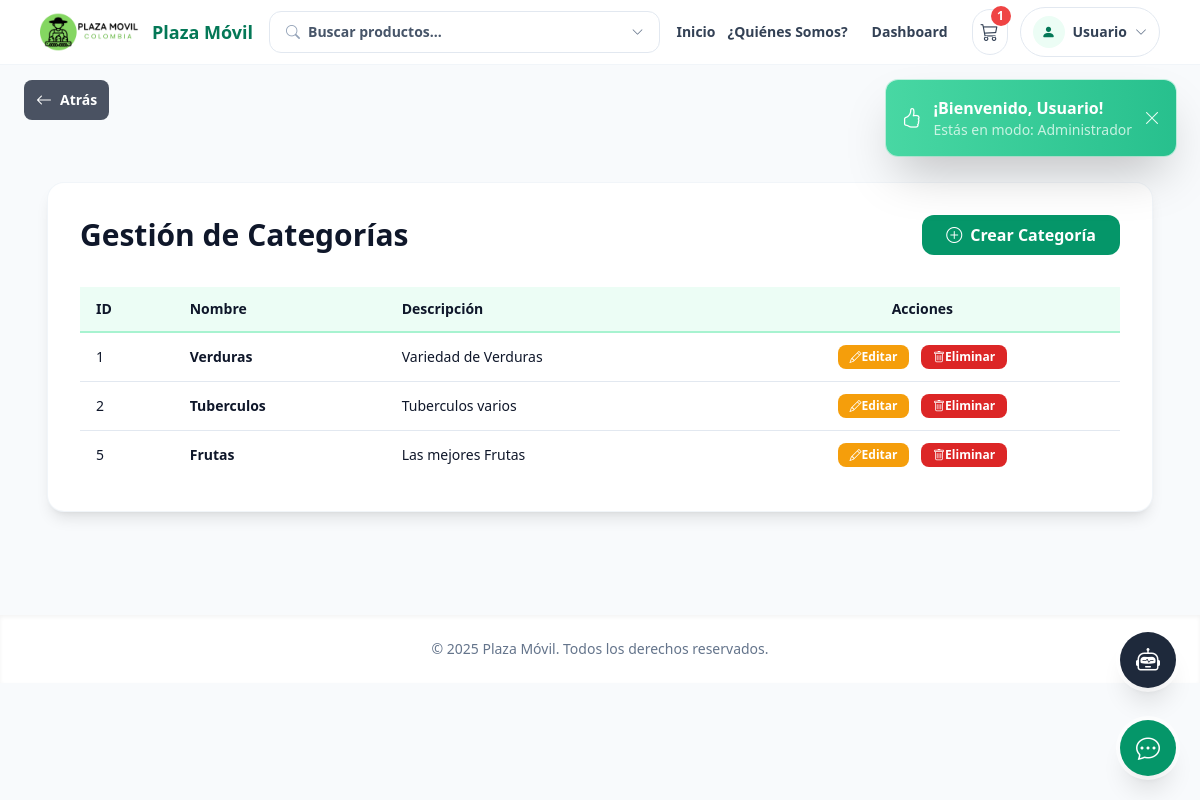
Screenshot of /view/gestion_categorias.php (signed in) with the database file from the repository.
### tables this page shows
CREATE TABLE `categoria` (
  `id_categoria` int(11) NOT NULL,
  `nombre` varchar(20) DEFAULT NULL,
  `descripcion` varchar(50) DEFAULT NULL
);

### model/categorias_model.php (called while the page is built, shortened)
<?php
class CategoriasModel
{
    private $pdo;
    public function __construct($pdo)
    {
        $this->pdo = $pdo;
    }
    public function obtenerCategorias(): array
    {
        $stmt = $this->pdo->query(
            "SELECT id_categoria, nombre, descripcion
             FROM categoria
             ORDER BY id_categoria ASC"
        );
        return $stmt->fetchAll(PDO::FETCH_ASSOC);
    }
}

### controller/gestion_categorias.php (called while the page is built, shortened)
<?php
require_once '../model/categorias_model.php';
require_once '../config/conexion.php';
class CategoriasController {
    private $model;
    public function __construct($pdo) {
        $this->model = new CategoriasModel($pdo);
    }
    public function index(): array {
        return $this->model->obtenerCategorias();
    }
}
$controller = new CategoriasController($pdo);
$categorias = $controller->index();

### view/gestion_categorias.php (the view, shortened to what this page needs)
<?php
require_once '../controller/gestion_categorias.php';
require_once '../model/categorias_model.php';
$model = new CategoriasModel($pdo);
$categorias = $model->obtenerCategorias();
?>
<!DOCTYPE html>
<html lang="es">
<head>
    <script src="https://cdn.tailwindcss.com"></script>
    <link rel="stylesheet" href="https://cdn.jsdelivr.net/npm/bootstrap-icons@1.11.3/font/bootstrap-icons.min.css">
</head>
<body class="bg-slate-50 text-slate-900">
    <?php include '../navbar.php'; ?>
    <div style="height:70px"></div>
    <div class="mx-auto max-w-6xl px-6 py-12">
        <div class="rounded-2xl bg-white shadow-lg ring-1 ring-slate-100 p-8">
            <div class="flex justify-between items-center mb-8">
                <h1 class="text-3xl font-bold text-slate-900">Gestión de Categorías</h1>
                <button type="button" onclick="document.getElementById('crearCategoriaModal').classList.remove('hidden')"
                        class="rounded-xl bg-emerald-600 text-white px-6 py-2 font-semibold hover:bg-emerald-500">
                    <i class="bi bi-plus-circle me-2"></i>Crear Categoría
                </button>
            </div>
            <div class="overflow-x-auto">
                <table class="w-full text-sm">
                    <thead class="bg-emerald-50 border-b-2 border-emerald-200">
                        <tr>
                            <th class="px-4 py-3 text-left font-semibold">ID</th>
                            <th class="px-4 py-3 text-left font-semibold">Nombre</th>
                            <th class="px-4 py-3 text-left font-semibold">Descripción</th>
                            <th class="px-4 py-3 text-center font-semibold">Acciones</th>
                        </tr>
                    </thead>
                    <tbody class="divide-y divide-slate-200">
                        <?php foreach ($categorias as $categoria): ?>
                            <tr class="hover:bg-slate-50">
                                <td class="px-4 py-3"><?= htmlspecialchars($categoria['id_categoria']); ?></td>
                                <td class="px-4 py-3 font-semibold"><?= !empty($categoria['nombre']) ? htmlspecialchars($categoria['nombre']) : '<span class="text-red-600">Sin nombre</span>'; ?></td>
                                <td class="px-4 py-3"><?= !empty($categoria['descripcion']) ? htmlspecialchars($categoria['descripcion']) : '<span class="text-slate-400 italic">Sin descripción</span>'; ?></td>
                                <td class="px-4 py-3 text-center space-x-2">
                                    <button type="button" onclick="document.getElementById('modalEditar<?= $categoria['id_categoria'] ?>').classList.remove('hidden')"
                                            class="rounded-lg bg-amber-500 text-white px-3 py-1 text-xs font-semibold hover:bg-amber-600">
                                        <i class="bi bi-pencil"></i>Editar
                                    </button>
                                    <form action="../controller/gestion_categorias.php" method="POST" class="inline">
                                        <button type="submit" class="rounded-lg bg-red-600 text-white px-3 py-1 text-xs font-semibold hover:bg-red-700" onclick="return confirm('¿Estás seguro?');">
                                            <i class="bi bi-trash"></i>Eliminar
                                        </button>
                                    </form>
                                </td>
                            </tr>
                        <?php endforeach; ?>
                    </tbody>
                </table>
            </div>
        </div>
    </div>
    <footer class="mt-14 bg-white py-6 text-center text-sm text-slate-500 shadow-inner">
        &copy; 2025 Plaza Móvil. Todos los derechos reservados.
    </footer>
</body>
</html>

### rows the page displays
categoria: id_categoria "1", nombre "Verduras", descripcion "Variedad de Verduras"
categoria: id_categoria "2", nombre "Tuberculos", descripcion "Tuberculos varios"
categoria: id_categoria "5", nombre "Frutas", descripcion "Las mejores Frutas"

### other values shown
$navbarUserName "Usuario"
$navbarUserRole "Administrador"
$totalProductos "1"
